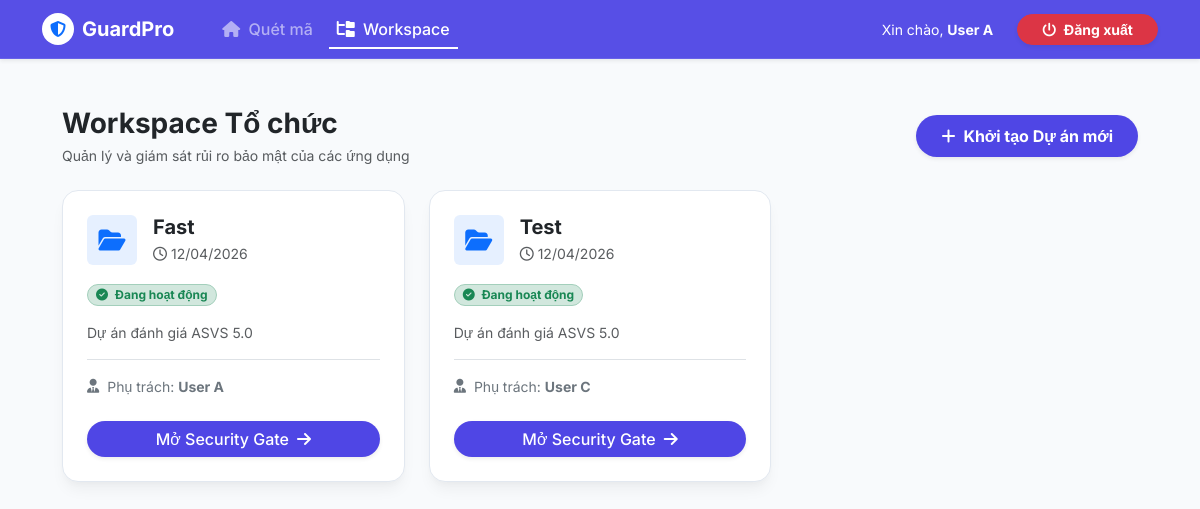
Page /management (signed in) on the committed database.
### security_gate/database/models.py (models this page shows)
class User(Base):
    __tablename__ = "users"
    id = Column(Integer, primary_key=True, index=True)
    email = Column(String, unique=True, index=True)
    hashed_password = Column(String)
    full_name = Column(String)
    is_active = Column(Boolean, default=True)
    role = Column(Enum(UserRole), default=UserRole.MEMBER)
    org_id = Column(Integer, ForeignKey("organizations.id"), index=True)
    organization = relationship("Organization", back_populates="users")
    projects_created = relationship(
        "Project",
        back_populates="creator",
        foreign_keys="[Project.creator_id]"
    )

class Project(Base):
    __tablename__ = "projects"
    id = Column(Integer, primary_key=True, index=True)
    name = Column(String, index=True)
    description = Column(String)
    organization_id = Column(Integer, ForeignKey("organizations.id"), index=True)
    owner_id = Column(Integer, ForeignKey("users.id"), index=True)
    creator_id = Column(Integer, ForeignKey("users.id")) # Đã xóa phần khai báo trùng lặp
    is_deleted = Column(Boolean, default=False)
    created_at = Column(DateTime, server_default=func.now())
    organization = relationship("Organization", back_populates="projects")
    owner = relationship("User", foreign_keys=[owner_id])
    creator = relationship("User", foreign_keys=[creator_id], back_populates="projects_created")
    scan_reports = relationship("ScanReport", back_populates="project")

### security_gate/api/ui_routes.py (the view)
@router.get("/management", response_class=HTMLResponse)
async def management_page(request: Request, db: Session = Depends(get_db)):
    user_id = request.session.get("user_id")
    if not user_id: return RedirectResponse(url="/login")
    user = db.query(User).filter(User.id == user_id).first()
    if user.role == "admin" or user.role == UserRole.ADMIN:
        projects = db.query(Project).filter(
            Project.organization_id == user.org_id,
            Project.is_deleted == False
        ).all()
    else:
        projects = db.query(Project).filter(
            Project.owner_id == user.id,
            Project.is_deleted == False
        ).all()
    return templates.TemplateResponse("management.html", {"request": request, "user": user, "projects": projects})

### security_gate/templates/management.html (shortened to what this page needs)
<!DOCTYPE html>
<html lang="vi">
<head>
    <link href="https://cdn.jsdelivr.net/npm/bootstrap@5.3.2/dist/css/bootstrap.min.css" rel="stylesheet">
    <link rel="stylesheet" href="https://cdnjs.cloudflare.com/ajax/libs/font-awesome/6.4.0/css/all.min.css">
</head>
<body>
    <nav class="navbar navbar-expand-lg navbar-dark navbar-custom shadow-sm sticky-top">
        <div class="container-lg">
            <a class="navbar-brand fw-bold d-flex align-items-center" href="/">
                <div class="bg-white rounded-circle p-1 me-2 d-flex align-items-center justify-content-center" style="width: 32px; height: 32px;">
                    <i class="fa-solid fa-shield-halved text-primary fs-6"></i>
                </div>
                GuardPro
            </a>
            <div class="collapse navbar-collapse" id="navMenu">
                <ul class="navbar-nav me-auto mb-2 mb-lg-0 ms-lg-4 gap-2">
                    <li class="nav-item">
                        <a class="nav-link fw-medium" href="/"><i class="fa-solid fa-house me-1"></i> Quét mã</a>
                    </li>
                    <li class="nav-item">
                        <a class="nav-link active fw-medium" href="/management"><i class="fa-solid fa-folder-tree me-1"></i> Workspace</a>
                    </li>
                </ul>
                <div class="d-flex gap-2">
                    {% if user %}
                        <span class="text-white me-3 small align-self-center d-none d-md-inline">Xin chào, <strong>{{ user.full_name or user.email }}</strong></span>
                        <a href="/logout" class="btn btn-danger btn-sm px-4 fw-bold rounded-pill shadow-sm">
                            <i class="fa-solid fa-power-off me-1"></i> Đăng xuất
                        </a>
                    {% endif %}
                </div>
            </div>
        </div>
    </nav>
    <main class="container-lg mt-5 mb-5" style="max-width: 1100px;">
        <div class="d-flex flex-column flex-md-row justify-content-between align-items-md-center mb-4 gap-3">
            <div>
                <h2 class="h3 fw-bold text-dark mb-1">Workspace Tổ chức</h2>
                <p class="text-muted small mb-0">Quản lý và giám sát rủi ro bảo mật của các ứng dụng</p>
            </div>
            <button class="btn text-white fw-bold rounded-pill px-4 py-2 shadow-sm d-flex align-items-center" style="background-color: var(--brand-primary);" data-bs-toggle="modal" data-bs-target="#createProjectModal">
                <i class="fa-solid fa-plus me-2"></i> Khởi tạo Dự án mới
            </button>
        </div>
        <div class="row row-cols-1 row-cols-md-2 row-cols-lg-3 g-4">
            {% for project in projects %}
            <div class="col">
                <div class="saas-card project-card h-100 position-relative d-flex flex-column">
                    <div class="card-body p-4 flex-grow-1" onclick="window.location.href='/project/{{ project.id }}'">
                        <div class="d-flex align-items-center mb-3">
                            <div class="bg-primary bg-opacity-10 rounded p-3 me-3 text-primary d-flex align-items-center justify-content-center" style="width: 50px; height: 50px;">
                                <i class="fa-solid fa-folder-open fs-4"></i>
                            </div>
                            <div>
                                <h3 class="h5 fw-bold text-dark mb-1 text-truncate" style="max-width: 200px;" title="{{ project.name }}">{{ project.name }}</h3>
                                <div class="small text-muted d-flex align-items-center">
                                    <i class="fa-regular fa-clock me-1"></i> {{ project.created_at.strftime('%d/%m/%Y') }}
                                </div>
                            </div>
                        </div>
                        <div class="mb-3">
                            <span class="badge bg-success-subtle text-success border border-success-subtle rounded-pill px-2 py-1 me-1"><i class="fa-solid fa-circle-check me-1"></i> Đang hoạt động</span>
                        </div>
                        <p class="text-muted small mb-3" style="display: -webkit-box; -webkit-line-clamp: 2; -webkit-box-orient: vertical; overflow: hidden;">
                            {{ project.description or 'Dự án đánh giá an toàn chuỗi cung ứng theo tiêu chuẩn OWASP ASVS 5.0.0.' }}
                        </p>
                        <div class="border-top pt-3 mt-auto">
                            <div class="d-flex align-items-center small text-secondary">
                                <i class="fa-solid fa-user-tie me-2"></i>
                                <span>Phụ trách: <strong>{{ project.owner.full_name }}</strong></span>
                            </div>
                        </div>
                    </div>
                    <div class="card-footer bg-transparent border-top-0 px-4 pb-4 pt-0">
                        <a href="/project/{{ project.id }}" class="btn btn-primary w-100 rounded-pill fw-medium shadow-sm d-flex justify-content-center align-items-center gap-2" style="background-color: var(--brand-primary); border: none;">
                            Mở Security Gate <i class="fa-solid fa-arrow-right"></i>
                        </a>
                    </div>
                </div>
            </div>
            {% endfor %}
        </div>
    </main>
</body>
</html>

### security_gate/templates/management.html (style rules this page uses)
:root { --brand-primary: #4f46e5; --brand-secondary: #4338ca; --bg-body: #f8fafc; --card-shadow: 0 10px 15px -3px rgba(0, 0, 0, 0.05), 0 4px 6px -2px rgba(0, 0, 0, 0.025); }
body { font-family: 'Inter', sans-serif; background-color: var(--bg-body); color: #334155; }
.navbar-custom { background: rgba(79, 70, 229, 0.95) !important; backdrop-filter: blur(10px); border-bottom: 1px solid rgba(255,255,255,0.1); }
.saas-card { background: #fff; border-radius: 1rem; border: 1px solid #e2e8f0; box-shadow: var(--card-shadow); transition: transform 0.2s ease, box-shadow 0.2s ease; }
.project-card { cursor: pointer; text-decoration: none; color: inherit; display: block; }
.navbar-nav .nav-link.active { border-bottom: 2px solid white; padding-bottom: 6px; }

### rows in the picture
User: full_name "User A"
Project: name "Fast", created_at "12/04/2026", description "Dự án đánh giá ASVS 5.0", owner.full_name "User A"
Project: name "Test", created_at "12/04/2026", description "Dự án đánh giá ASVS 5.0", owner.full_name "User C"
